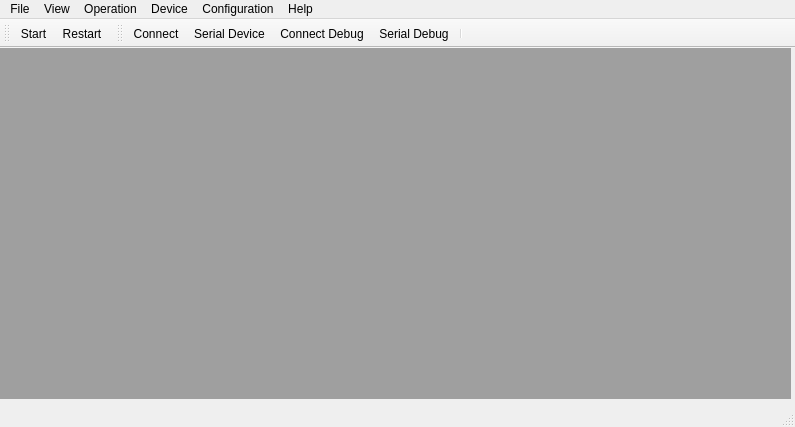
<?xml version="1.0" encoding="UTF-8"?>
<ui version="4.0">
 <author>Victor Ferraz</author>
 <class>MainWindow</class>
 <widget class="QMainWindow" name="MainWindow">
  <property name="geometry">
   <rect>
    <x>0</x>
    <y>0</y>
    <width>795</width>
    <height>427</height>
   </rect>
  </property>
  <property name="windowTitle">
   <string>Traktana - Centro Brasileiro de Pesquisas Físicas</string>
  </property>
  <property name="windowIcon">
   <iconset>
    <normaloff>icons/layers.png</normaloff>icons/layers.png</iconset>
  </property>
  <property name="autoFillBackground">
   <bool>false</bool>
  </property>
  <widget class="QWidget" name="centralwidget">
   <widget class="QMdiArea" name="mdiArea">
    <property name="geometry">
     <rect>
      <x>0</x>
      <y>0</y>
      <width>791</width>
      <height>351</height>
     </rect>
    </property>
    <property name="minimumSize">
     <size>
      <width>791</width>
      <height>351</height>
     </size>
    </property>
    <property name="frameShape">
     <enum>QFrame::NoFrame</enum>
    </property>
    <property name="frameShadow">
     <enum>QFrame::Plain</enum>
    </property>
    <property name="verticalScrollBarPolicy">
     <enum>Qt::ScrollBarAsNeeded</enum>
    </property>
    <property name="horizontalScrollBarPolicy">
     <enum>Qt::ScrollBarAsNeeded</enum>
    </property>
    <property name="viewMode">
     <enum>QMdiArea::SubWindowView</enum>
    </property>
    <property name="documentMode">
     <bool>false</bool>
    </property>
    <widget class="QWidget" name="subwindowStatus">
     <property name="enabled">
      <bool>true</bool>
     </property>
     <property name="minimumSize">
      <size>
       <width>228</width>
       <height>226</height>
      </size>
     </property>
     <property name="mouseTracking">
      <bool>false</bool>
     </property>
     <property name="windowTitle">
      <string>Status</string>
     </property>
     <property name="accessibleName">
      <string/>
     </property>
     <widget class="QLabel" name="labelTime">
      <property name="geometry">
       <rect>
        <x>20</x>
        <y>30</y>
        <width>62</width>
        <height>17</height>
       </rect>
      </property>
      <property name="text">
       <string>Time:</string>
      </property>
     </widget>
     <widget class="QLabel" name="labelCycles">
      <property name="geometry">
       <rect>
        <x>20</x>
        <y>60</y>
        <width>62</width>
        <height>17</height>
       </rect>
      </property>
      <property name="text">
       <string>Cycles:</string>
      </property>
     </widget>
     <widget class="QLabel" name="labelPlain">
      <property name="geometry">
       <rect>
        <x>20</x>
        <y>90</y>
        <width>91</width>
        <height>17</height>
       </rect>
      </property>
      <property name="text">
       <string>Length plain:</string>
      </property>
     </widget>
     <widget class="QLineEdit" name="lineEditTime">
      <property name="geometry">
       <rect>
        <x>110</x>
        <y>20</y>
        <width>113</width>
        <height>27</height>
       </rect>
      </property>
     </widget>
     <widget class="QLineEdit" name="lineEditCycles">
      <property name="geometry">
       <rect>
        <x>110</x>
        <y>50</y>
        <width>113</width>
        <height>27</height>
       </rect>
      </property>
     </widget>
     <widget class="QLineEdit" name="lineEditPlain">
      <property name="geometry">
       <rect>
        <x>110</x>
        <y>80</y>
        <width>113</width>
        <height>27</height>
       </rect>
      </property>
     </widget>
     <widget class="QTextEdit" name="textEdit">
      <property name="geometry">
       <rect>
        <x>10</x>
        <y>120</y>
        <width>211</width>
        <height>101</height>
       </rect>
      </property>
     </widget>
    </widget>
    <widget class="QWidget" name="subwindowOperation">
     <property name="minimumSize">
      <size>
       <width>249</width>
       <height>202</height>
      </size>
     </property>
     <property name="mouseTracking">
      <bool>true</bool>
     </property>
     <property name="windowTitle">
      <string>Operation</string>
     </property>
     <widget class="QLabel" name="label">
      <property name="geometry">
       <rect>
        <x>9</x>
        <y>9</y>
        <width>62</width>
        <height>17</height>
       </rect>
      </property>
      <property name="text">
       <string>TextLabel</string>
      </property>
     </widget>
     <widget class="QLabel" name="label_2">
      <property name="geometry">
       <rect>
        <x>9</x>
        <y>42</y>
        <width>62</width>
        <height>17</height>
       </rect>
      </property>
      <property name="text">
       <string>TextLabel</string>
      </property>
     </widget>
     <widget class="QLabel" name="label_3">
      <property name="geometry">
       <rect>
        <x>9</x>
        <y>75</y>
        <width>62</width>
        <height>17</height>
       </rect>
      </property>
      <property name="text">
       <string>TextLabel</string>
      </property>
     </widget>
     <widget class="QLabel" name="label_4">
      <property name="geometry">
       <rect>
        <x>9</x>
        <y>108</y>
        <width>62</width>
        <height>17</height>
       </rect>
      </property>
      <property name="text">
       <string>TextLabel</string>
      </property>
     </widget>
     <widget class="QSpinBox" name="spinBox">
      <property name="geometry">
       <rect>
        <x>77</x>
        <y>9</y>
        <width>43</width>
        <height>27</height>
       </rect>
      </property>
     </widget>
     <widget class="QDoubleSpinBox" name="doubleSpinBox">
      <property name="geometry">
       <rect>
        <x>77</x>
        <y>42</y>
        <width>63</width>
        <height>27</height>
       </rect>
      </property>
     </widget>
     <widget class="QDoubleSpinBox" name="doubleSpinBox_2">
      <property name="geometry">
       <rect>
        <x>77</x>
        <y>75</y>
        <width>63</width>
        <height>27</height>
       </rect>
      </property>
     </widget>
     <widget class="QDoubleSpinBox" name="doubleSpinBox_3">
      <property name="geometry">
       <rect>
        <x>77</x>
        <y>108</y>
        <width>63</width>
        <height>27</height>
       </rect>
      </property>
     </widget>
    </widget>
    <widget class="QWidget" name="subwindowDebug">
     <property name="minimumSize">
      <size>
       <width>266</width>
       <height>195</height>
      </size>
     </property>
     <property name="windowTitle">
      <string>Debug</string>
     </property>
     <widget class="QTextEdit" name="textEditDebug">
      <property name="geometry">
       <rect>
        <x>10</x>
        <y>90</y>
        <width>241</width>
        <height>171</height>
       </rect>
      </property>
     </widget>
     <widget class="QWidget" name="">
      <property name="geometry">
       <rect>
        <x>10</x>
        <y>10</y>
        <width>225</width>
        <height>68</height>
       </rect>
      </property>
      <layout class="QFormLayout" name="formLayout">
       <item row="1" column="0">
        <widget class="QLabel" name="labelCmd">
         <property name="text">
          <string>Command:</string>
         </property>
        </widget>
       </item>
       <item row="1" column="1">
        <widget class="QLineEdit" name="lineEditDebugCmd"/>
       </item>
       <item row="2" column="0">
        <widget class="QPushButton" name="pushButtonSend">
         <property name="text">
          <string>Send</string>
         </property>
        </widget>
       </item>
      </layout>
     </widget>
    </widget>
   </widget>
  </widget>
  <widget class="QMenuBar" name="menubar">
   <property name="geometry">
    <rect>
     <x>0</x>
     <y>0</y>
     <width>795</width>
     <height>23</height>
    </rect>
   </property>
   <widget class="QMenu" name="menuFile">
    <property name="title">
     <string>File</string>
    </property>
    <addaction name="actionExit"/>
   </widget>
   <widget class="QMenu" name="menuView">
    <property name="title">
     <string>View</string>
    </property>
    <widget class="QMenu" name="menuToolBars">
     <property name="title">
      <string>ToolBars</string>
     </property>
     <addaction name="actionOperationTool"/>
     <addaction name="actionDeviceTool"/>
    </widget>
    <addaction name="actionOperation"/>
    <addaction name="actionStatus"/>
    <addaction name="actionDebug"/>
    <addaction name="separator"/>
    <addaction name="menuToolBars"/>
   </widget>
   <widget class="QMenu" name="menuOperation">
    <property name="title">
     <string>Operation</string>
    </property>
    <addaction name="actionStart"/>
    <addaction name="actionRestart"/>
   </widget>
   <widget class="QMenu" name="menuDevice">
    <property name="title">
     <string>Device</string>
    </property>
    <addaction name="actionConnect"/>
    <addaction name="actionConnect_Debug"/>
   </widget>
   <widget class="QMenu" name="menuConfiguration">
    <property name="title">
     <string>Configuration</string>
    </property>
    <addaction name="actionOptions"/>
    <addaction name="actionSerialDeviceConfig"/>
    <addaction name="actionSerialDebugConfig"/>
   </widget>
   <widget class="QMenu" name="menuHelp">
    <property name="title">
     <string>Help</string>
    </property>
    <addaction name="actionAbout"/>
   </widget>
   <addaction name="menuFile"/>
   <addaction name="menuView"/>
   <addaction name="menuOperation"/>
   <addaction name="menuDevice"/>
   <addaction name="menuConfiguration"/>
   <addaction name="menuHelp"/>
  </widget>
  <widget class="QStatusBar" name="statusbar"/>
  <widget class="QToolBar" name="toolBarOperation">
   <property name="windowTitle">
    <string>toolBar</string>
   </property>
   <attribute name="toolBarArea">
    <enum>TopToolBarArea</enum>
   </attribute>
   <attribute name="toolBarBreak">
    <bool>false</bool>
   </attribute>
   <addaction name="actionStart"/>
   <addaction name="actionRestart"/>
  </widget>
  <widget class="QToolBar" name="toolBarConnect">
   <property name="windowTitle">
    <string>toolBar</string>
   </property>
   <attribute name="toolBarArea">
    <enum>TopToolBarArea</enum>
   </attribute>
   <attribute name="toolBarBreak">
    <bool>false</bool>
   </attribute>
   <addaction name="actionConnect"/>
   <addaction name="actionSerialDeviceConfig"/>
   <addaction name="actionConnect_Debug"/>
   <addaction name="actionSerialDebugConfig"/>
   <addaction name="separator"/>
  </widget>
  <action name="actionExit">
   <property name="text">
    <string>Exit</string>
   </property>
  </action>
  <action name="actionOperation">
   <property name="checkable">
    <bool>true</bool>
   </property>
   <property name="checked">
    <bool>true</bool>
   </property>
   <property name="text">
    <string>Operation</string>
   </property>
  </action>
  <action name="actionStatus">
   <property name="checkable">
    <bool>true</bool>
   </property>
   <property name="checked">
    <bool>true</bool>
   </property>
   <property name="text">
    <string>Status</string>
   </property>
  </action>
  <action name="actionDebug">
   <property name="checkable">
    <bool>true</bool>
   </property>
   <property name="checked">
    <bool>true</bool>
   </property>
   <property name="text">
    <string>Debug</string>
   </property>
  </action>
  <action name="actionOperationTool">
   <property name="checkable">
    <bool>true</bool>
   </property>
   <property name="checked">
    <bool>true</bool>
   </property>
   <property name="text">
    <string>Operation</string>
   </property>
  </action>
  <action name="actionDeviceTool">
   <property name="checkable">
    <bool>true</bool>
   </property>
   <property name="checked">
    <bool>true</bool>
   </property>
   <property name="text">
    <string>Device/Configuration</string>
   </property>
  </action>
  <action name="actionStart">
   <property name="checkable">
    <bool>true</bool>
   </property>
   <property name="icon">
    <iconset>
     <normalon>icons/play.png</normalon>
    </iconset>
   </property>
   <property name="text">
    <string>Start</string>
   </property>
   <property name="shortcut">
    <string>Ctrl+S</string>
   </property>
   <property name="iconVisibleInMenu">
    <bool>false</bool>
   </property>
  </action>
  <action name="actionRestart">
   <property name="icon">
    <iconset>
     <normaloff>icons/refresh_32.png</normaloff>icons/refresh_32.png</iconset>
   </property>
   <property name="text">
    <string>Restart</string>
   </property>
   <property name="shortcut">
    <string>Ctrl+R</string>
   </property>
  </action>
  <action name="actionConnect">
   <property name="checkable">
    <bool>true</bool>
   </property>
   <property name="icon">
    <iconset>
     <normaloff>icons/connect.png</normaloff>icons/connect.png</iconset>
   </property>
   <property name="text">
    <string>Connect</string>
   </property>
   <property name="shortcut">
    <string>Ctrl+C</string>
   </property>
  </action>
  <action name="actionConnect_Debug">
   <property name="checkable">
    <bool>true</bool>
   </property>
   <property name="icon">
    <iconset>
     <normaloff>icons/connectbug.png</normaloff>icons/connectbug.png</iconset>
   </property>
   <property name="text">
    <string>Connect Debug</string>
   </property>
   <property name="shortcut">
    <string>Ctrl+D</string>
   </property>
  </action>
  <action name="actionOptions">
   <property name="text">
    <string>Options</string>
   </property>
  </action>
  <action name="actionSerialDeviceConfig">
   <property name="icon">
    <iconset>
     <normaloff>icons/cog.png</normaloff>icons/cog.png</iconset>
   </property>
   <property name="text">
    <string>Serial Device</string>
   </property>
  </action>
  <action name="actionSerialDebugConfig">
   <property name="icon">
    <iconset>
     <normaloff>icons/cogbug.png</normaloff>icons/cogbug.png</iconset>
   </property>
   <property name="text">
    <string>Serial Debug</string>
   </property>
  </action>
  <action name="actionAbout">
   <property name="text">
    <string>About</string>
   </property>
  </action>
  <action name="actionDisconnect">
   <property name="icon">
    <iconset>
     <normaloff>icons/disconnect.png</normaloff>icons/disconnect.png</iconset>
   </property>
   <property name="text">
    <string>Disconnect</string>
   </property>
  </action>
  <action name="actionDisconnectDebug">
   <property name="icon">
    <iconset>
     <normaloff>icons/disconnectbug.png</normaloff>icons/disconnectbug.png</iconset>
   </property>
   <property name="text">
    <string>DisconnectDebug</string>
   </property>
  </action>
 </widget>
 <resources/>
 <connections/>
</ui>
